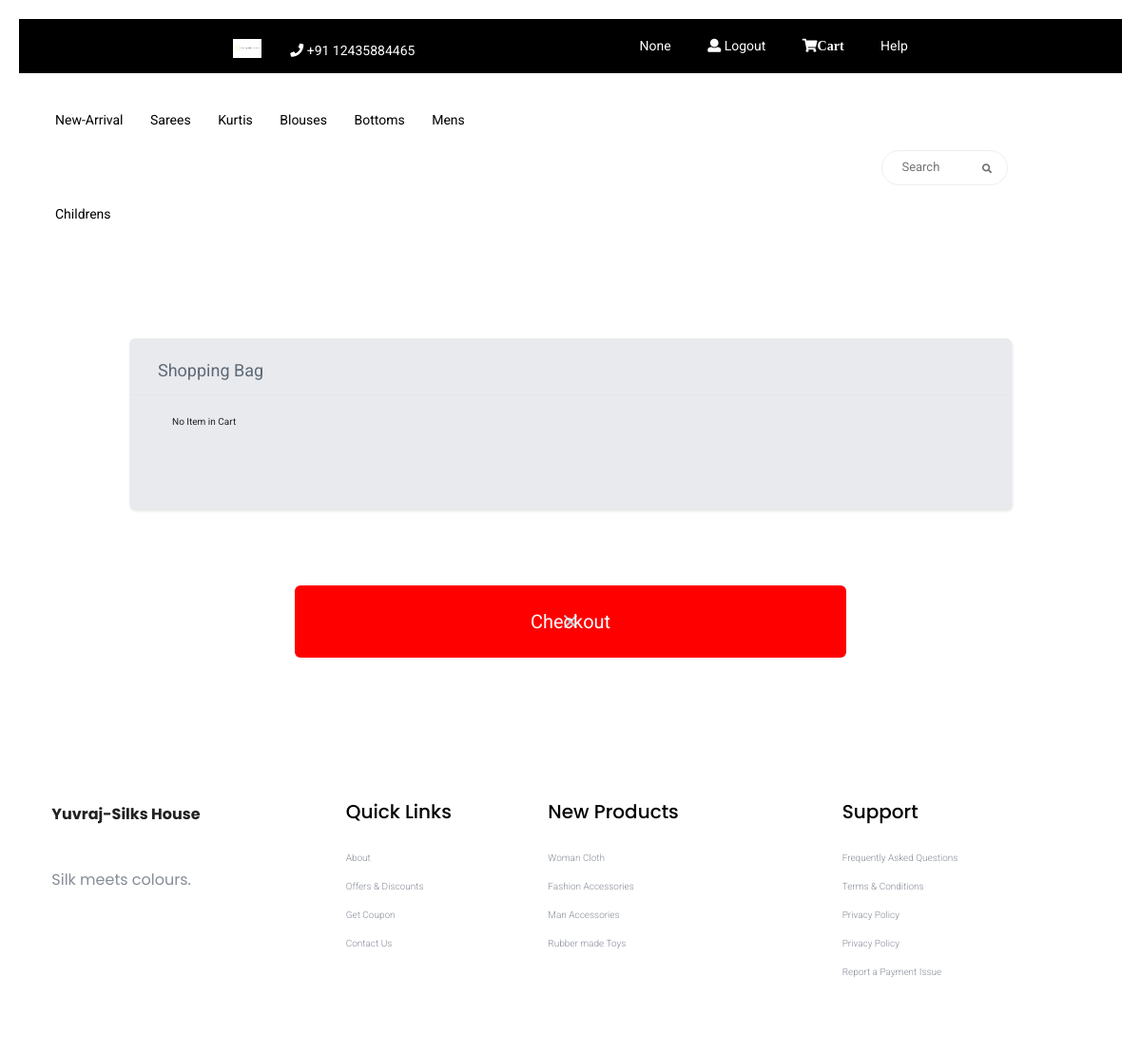
The app's page /items/cart/ (signed in), older data.
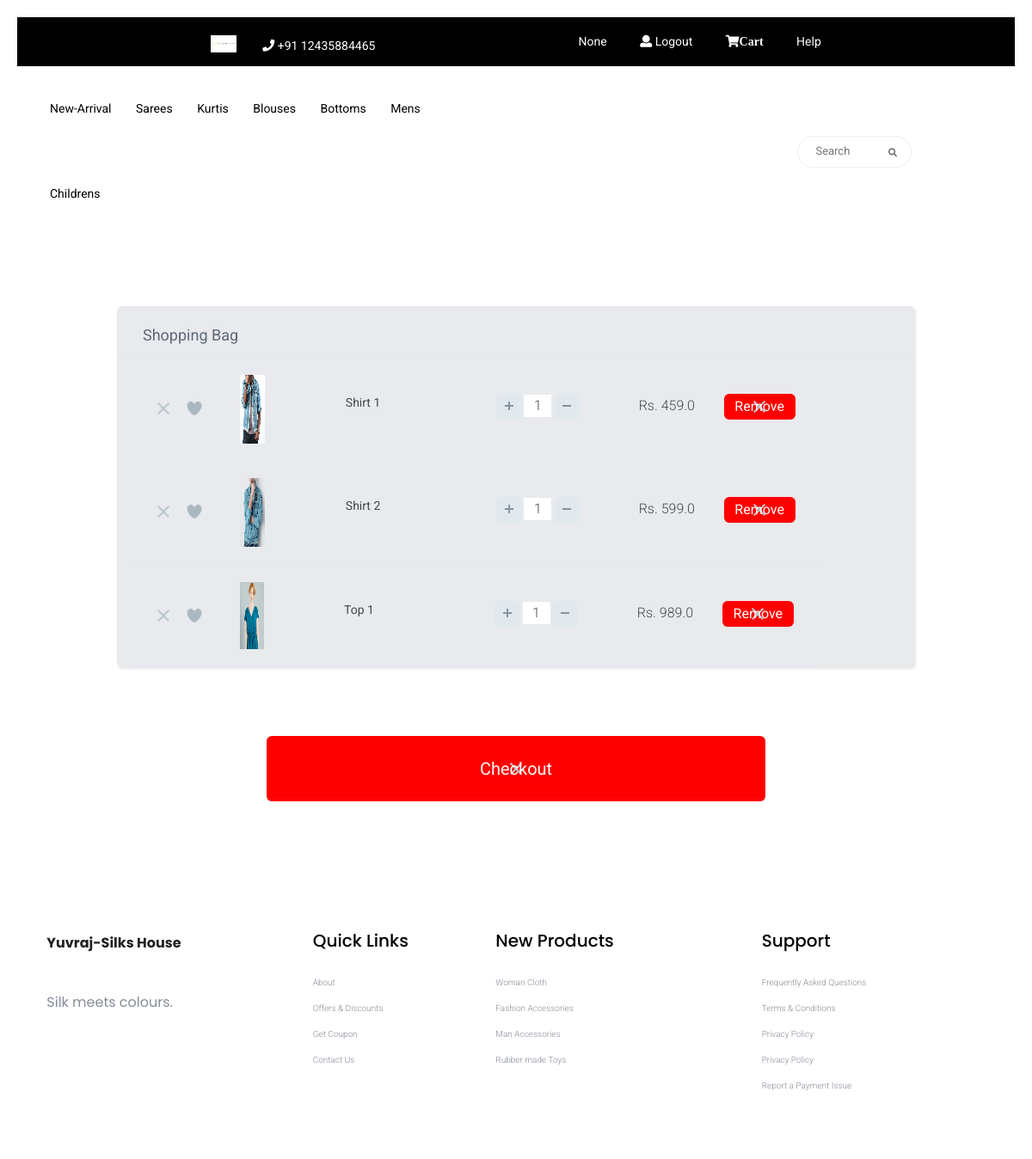
The same page, newer data.
### users/models.py (models this page shows, shortened)
class User(AbstractBaseUser):
    email = models.EmailField(verbose_name='email', max_length=60, unique=True)
    phone_number = models.CharField(max_length=20, unique=True)
    date_joined = models.DateTimeField(verbose_name='date joined', auto_now_add=True)
    last_login = models.DateTimeField(verbose_name='last_login', auto_now=True)
    is_admin = models.BooleanField(default=False)
    is_active = models.BooleanField(default=True)
    is_staff = models.BooleanField(default=False)
    is_superuser = models.BooleanField(default=False)
    is_verified = models.BooleanField(default=False)
    first_name = models.CharField(max_length=40, blank=True, null=True)
    last_name = models.CharField(max_length=40, blank=True, null=True)
    date_of_birth = models.DateTimeField(verbose_name='date of birth', blank=True, null=True)
    gender = models.CharField(max_length=6, choices=(('male','Male'),('female','Female')), blank=True, null=True)
    profile_pic = models.ImageField(upload_to="users/profile_pics/", blank = True)
    token = models.CharField(max_length=30, blank=True, null=True)
    USERNAME_FIELD = 'email'
    REQUIRED_FIELDS = ['phone_number',]
    objects = MyAccountManager()
    def get_full_name(self):
        if self.first_name and self.last_name:
            return f"{self.first_name.capitalize()} {self.last_name.capitalize()}"
        return None

### items/models.py (models this page shows, shortened)
class Cart(models.Model):
    user = models.ForeignKey(User, on_delete=models.CASCADE, related_name='carts')
    item = models.ForeignKey(Item, on_delete=models.CASCADE, related_name='carts')
    item_quantity = models.PositiveIntegerField(default=0)
    class Meta:
        unique_together = ('user', 'item',)

class Item(models.Model):
    name = models.CharField(max_length=40)
    image = models.ImageField(upload_to="items/images/", blank = True)
    description = models.TextField(blank = True)
    original_cost = models.FloatField()
    revised_cost = models.FloatField()
    stock = models.PositiveIntegerField(default=0)
    sold = models.PositiveIntegerField(default=0)
    booked = models.PositiveIntegerField(default=0)
    category = models.CharField(choices=(('women','Women'),('men','Men'),('childrenboy','Children Boys'),('childrengirl','Children Girls')), max_length=20)
    subcategory = models.CharField(choices=(('saree','Saree'),('kurtis','Kurtis'),('pant','Pant'),('shirt','Shirt'),('top','Top'),('jeans','Jeans'),('chudidhar','Chididhar'),('other','Other')), max_length=20)
    material_type = models.CharField(choices=(('cotton','Cotton'),('silk','Silk'),('wool','Wool'),('leather','Leather'),('other','Other')), max_length=20)
    newly_arrived = models.BooleanField(default=False)

### items/views.py (the view, shortened to what this page needs)
# urls.py: path('cart/',views.CartPage.as_view(),name = 'cart'),
class CartPage(LoginRequiredMixin,View):
    def get(self, request):
        carts = cart = Cart.objects.filter(user=request.user)
        return render(request,'items/cart.html',{'carts':carts})

### items/templatetags/cart_tags.py (called while the page is built)
@register.simple_tag
def multiplier(val1,val2):
    return val1 * val2

### items/templates/items/cart.html (shortened to what this page needs)
{% extends 'base.html' %}
{% load static %}
{% load cart_tags %}
{% block css_style %}
    <link rel="stylesheet" href="{% static 'assets/css/cart.css' %}" media="screen" title="no title" charset="utf-8">
{% endblock %}
{% block content %}
    <div class="shopping-cart">
      <div class="title">
        Shopping Bag
      </div>
       <div class="container-fluid">
      <div class="col-md-12">
      <div class="row">
      {% for cart in carts %}
      <div class="item">
        <div class="buttons">
          <span class="delete-btn"></span>
          <span class="like-btn"></span>
        </div>
        <div class="image">
          <img src="{{ cart.item.image.url }}" alt=""height="100%" width="40%" />
        </div>
        <div class="description">
          <span>{{ cart.item.name }}</span>
        </div>
        <div class="quantity">
          <button class="plus-btn" id="{{ cart.pk }}" type="button" name="button">
            <img src="{% static 'assets/img/cart/plus.svg' %}" alt="" />
          </button>
          <input type="text" name="name" value="{{ cart.item_quantity }}">
          <button class="minus-btn" id="{{ cart.pk }}" type="button" name="button">
            <img src="{% static 'assets/img/cart/minus.svg' %}" alt="" />
          </button>
        </div>
        <div class="total-price">Rs. {% multiplier cart.item_quantity cart.item.revised_cost %}</div>&nbsp;&nbsp;&nbsp;&nbsp;&nbsp;&nbsp;&nbsp;&nbsp;&nbsp;&nbsp;
      <div class="remove-button"><button type="button" id="{{ cart.pk }}" class="delete-btn" style="background-color:red; width:100%; font-color:white;" name="button">Remove</button></div>
    </div>
      {% empty %}
      <div class="item">
          No Item in Cart
        </div>
      {% endfor %}
      </div>
      </div>
      </div>
    </div>
    <a href="{% url 'items:checkout' %}" style="padding-left:25%;padding-right:25%;"><button type="button" class="delete-btn" style="font-size:200%; background-color:red; height:10%; width:50%; font-color:white;" name="button">Checkout</button></a>
{% endblock %}

### templates/base.html (shortened to what this page needs)
<!doctype html>
{% load static %}
<html class="no-js" lang="zxx">
    <head>
        <link rel="stylesheet" href="https://maxcdn.bootstrapcdn.com/bootstrap/3.4.1/css/bootstrap.min.css">
<link href="https://stackpath.bootstrapcdn.com/bootstrap/4.4.1/css/bootstrap.min.css" rel="stylesheet" type="text/css"/>
<link rel="stylesheet" href="https://cdnjs.cloudflare.com/ajax/libs/font-awesome/4.7.0/css/font-awesome.min.css">
            <link rel="stylesheet" href="{% static 'assets/css/bootstrap.min.css' %}">
            <link rel="stylesheet" href="{% static 'assets/css/owl.carousel.min.css' %}">
            <link rel="stylesheet" href="{% static 'assets/css/flaticon.css' %}">
            <link rel="stylesheet" href="{% static 'assets/css/slicknav.css' %}">
            <link rel="stylesheet" href="{% static 'assets/css/animate.min.css' %}">
            <link rel="stylesheet" href="{% static 'assets/css/magnific-popup.css' %}">
            <link rel="stylesheet" href="{% static 'assets/css/fontawesome-all.min.css' %}">
            <link rel="stylesheet" href="{% static 'assets/css/themify-icons.css' %}">
            <link rel="stylesheet" href="{% static 'assets/css/slick.css' %}">
            <link rel="stylesheet" href="{% static 'assets/css/nice-select.css' %}">
            <link rel="stylesheet" href="{% static 'assets/css/style.css' %}">
            <link rel="stylesheet" href="{% static 'assets/css/carou.css' %}">
{% block css_style %}
{% endblock %}
   </head>
   <body>
    <header>
              <div class="header-area">
            <div class="main-header ">
                <div class="header-top top-bg d-none d-lg-block">
                   <div class="container-fluid">
                       <div class="col-xl-12">
                            <div class="row d-flex justify-content-between align-items-center">
                                <div class="header-info-left d-flex">
                                    <div class="flag">
                                        <img src="{% static 'assets/img/saree/nav.jpg' %}" alt="" style="width:30px;height:20px;">
                                    </div>
                                    <ul class="contact-now">
                                        <li><i class="fas fa-phone"></i> +91 12435884465</li>
                                    </ul>
                                </div>
                                <div class="header-info-right">
                                   <ul>
                                       {% if not user.is_authenticated %}
                                           <li><a href="{% url 'users:register' %}">Create Account </a></li>
                                           <li><a href="{% url 'users:login' %}">
                                               <i class="fa fa-user"></i> Login </a></li>
                                       {% else %}
                                           <li><a href="#">{{user.get_full_name}}</a></li>
                                           <li><a href="{% url 'users:logout' %}">
                                               <i class="fa fa-user"></i> Logout </a></li>
                                           <li><a href="{% url 'items:cart' %}">
                                               <i class="fa fa-shopping-cart">Cart</i></a></li>
                                       {% endif %}
                                      <li><a href="#">Help</a></li>
                                   </ul>
                                </div>
                            </div>
                       </div>
                   </div>
                </div>
<div class="header-bottom  header-sticky">
                    <div class="container-fluid">
                        <div class="row align-items-center">
                            <div class="col-xl-6 col-lg-8 col-md-7 col-sm-5">
                                <div class="main-menu f-right d-none d-lg-block">
                                    <nav>
                                        <ul id="navigation">
                                            <li><a href="{% url 'home' %}">New-arrival</a></li>
                                            <li><a href="#">sarees</a>
                                            </li>
                                            <li><a href="#">Kurtis</a>
                                            </li>
                                            <li><a href="#">Blouses</a>
                                            </li>
                                            <li><a href="#">Bottoms</a>
                                            </li>
                                            <li><a href="#">Mens</a>
                                            </li>
											<li><a href="#">Childrens</a>
                                            </li>
 </nav>
</div>
</div>
<div class="col-xl-5 col-lg-3 col-md-3 col-sm-3 fix-card">
    <ul class="header-right f-right d-none d-lg-block d-flex justify-content-between">
        <li class="d-none d-xl-block">
            <div class="form-box f-right ">
                <input type="text" name="Search" placeholder="Search " >
                <div class="search-icon">
                    <i class="fas fa-search special-tag"></i>
                </div>
            </div>
         </li>
    </ul>
</div>
<div class="col-12">
</div>
</div>
</div>
</div>
</div>
</div>
</header>
{% block content %}
{% endblock %}
 <footer>
     <div class="footer-area footer-padding">
         <div class="container">
             <div class="row d-flex justify-content-between">
                 <div class="col-xl-3 col-lg-3 col-md-5 col-sm-6">
                    <div class="single-footer-caption mb-50">
                      <div class="single-footer-caption mb-30">
                          <div class="footer-logo">
                              <p style="color:Blue;"><b>Yuvraj-Silks House</b></p>
                          </div>
                          <div class="footer-tittle">
                              <div class="footer-pera">
                                  <p>Silk meets colours.</p>
                             </div>
                          </div>
                      </div>
                    </div>
                 </div>
                 <div class="col-xl-2 col-lg-3 col-md-3 col-sm-5">
                     <div class="single-footer-caption mb-50">
                         <div class="footer-tittle">
                             <h4>Quick Links</h4>
                             <ul>
                                 <li><a href="#">About</a></li>
                                 <li><a href="#"> Offers & Discounts</a></li>
                                 <li><a href="#"> Get Coupon</a></li>
                                 <li><a href="#">  Contact Us</a></li>
                             </ul>
                         </div>
                     </div>
                 </div>
                 <div class="col-xl-3 col-lg-3 col-md-4 col-sm-7">
                     <div class="single-footer-caption mb-50">
                         <div class="footer-tittle">
                             <h4>New Products</h4>
                             <ul>
                                 <li><a href="#">Woman Cloth</a></li>
                                 <li><a href="#">Fashion Accessories</a></li>
                                 <li><a href="#"> Man Accessories</a></li>
                                 <li><a href="#"> Rubber made Toys</a></li>
                             </ul>
                         </div>
                     </div>
                 </div>
                 <div class="col-xl-3 col-lg-3 col-md-5 col-sm-7">
                     <div class="single-footer-caption mb-50">
                         <div class="footer-tittle">
                             <h4>Support</h4>
                             <ul>
                              <li><a href="#">Frequently Asked Questions</a></li>
                              <li><a href="#">Terms & Conditions</a></li>
                              <li><a href="#">Privacy Policy</a></li>
                              <li><a href="#">Privacy Policy</a></li>
                              <li><a href="#">Report a Payment Issue</a></li>
                          </ul>
                         </div>
                     </div>
                 </div>
             </div>
 </footer>
  </body>
</html>

### static/assets/css/carou.css (style rules this page uses)
body { font-family: "Open Sans", sans-serif; }

### static/assets/css/cart.css (style rules this page uses)
* { box-sizing: border-box; }
html, body { width: 100%; height: 100%; padding: 10px; margin: 0; font-family: 'Roboto', sans-serif; }
.shopping-cart { width: 80%; height: auto; margin: 80px auto; background: #FFFFFF; box-shadow: 1px 2px 3px 0px rgba(0,0,0,0.10); border-radius: 6px; background-color: rgb(232, 234, 237); display: flex; flex-direction: column; }
.title { height: 60px; border-bottom: 1px solid #E1E8EE; padding: 20px 30px; color: #5E6977; font-size: 18px; font-weight: 400; }
.item { padding: 20px 30px; height: 120px; display: flex; }
.item:nth-child(3) { border-top: 1px solid #E1E8EE; border-bottom: 1px solid #E1E8EE; }
.buttons { position: relative; padding-top: 30px; margin-right: 60px; }
.delete-btn { display: inline-block; cursor: pointer; width: 18px; height: 17px; background: url("delete-icn.svg") no-repeat center; margin-right: 20px; }
.like-btn { position: absolute; top: 9px; left: 15px; display: inline-block; background: url('twitter-heart.png'); width: 60px; height: 60px; background-size: 2900%; background-repeat: no-repeat; cursor: pointer; }
.image { margin-right: 50px; }
.description { padding-top: 3%; margin-right: 60px; width: 115px; }
.description span { display: block; font-size: 14px; color: #43484D; font-weight: 400; }
.description span:first-child { margin-bottom: 5px; }
.quantity { padding-top: 22px; margin-right: 60px; }
.quantity input { -webkit-appearance: none; border: none; text-align: center; width: 32px; font-size: 16px; color: #43484D; font-weight: 300; }
button[class*=btn] { width: 30px; height: 30px; background-color: #E1E8EE; border-radius: 6px; border: none; cursor: pointer; }
.minus-btn img { margin-bottom: 3px; }
.plus-btn img { margin-bottom: 3px; }
.total-price { width: 83px; padding-top: 24px; text-align: center; font-size: 16px; color: #43484D; font-weight: 300; }
.remove-button { width: 83px; padding-top: 22px; text-align: center; font-size: 16px; color: #43484D; font-weight: 400; }

### templates/base.html (style rules this page uses)
body { font-family: Verdana, sans-serif; margin: 0; }
* { box-sizing: border-box; }
.row:after { content: ""; display: table; clear: both; }
img { margin-bottom: -4px; }
body { font-family: Verdana, sans-serif; }
img { vertical-align: middle; }

Row changes from the older to the newer data that the page shows:
added Cart: item.image (picture), item.name "Shirt 1", name "1", item_quantity+item "459.0"
added Cart: item.image (picture), item.name "Shirt 2", name "1", item_quantity+item "599.0"
added Cart: item.image (picture), item.name "Top 1", name "1", item_quantity+item "989.0"
Text that changed along with them:
text no longer shown: "No Item in Cart"
